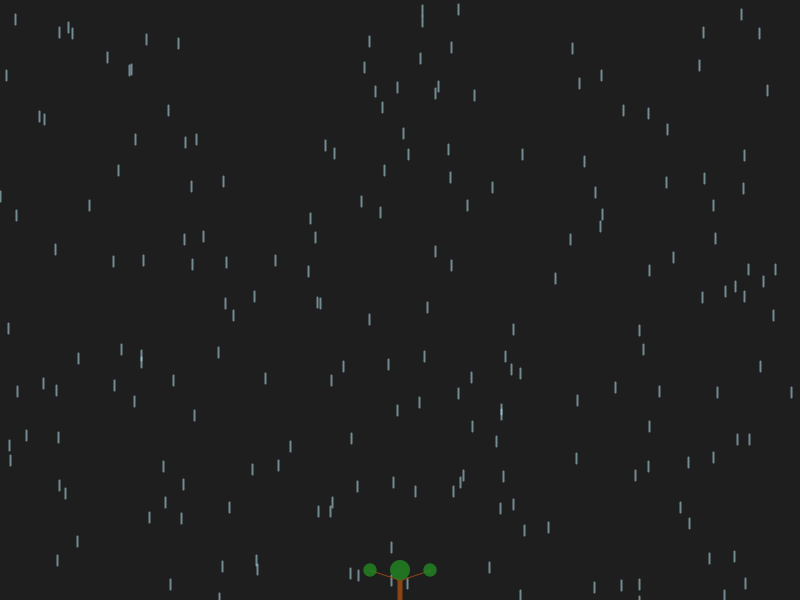
Frame 1 (no input)
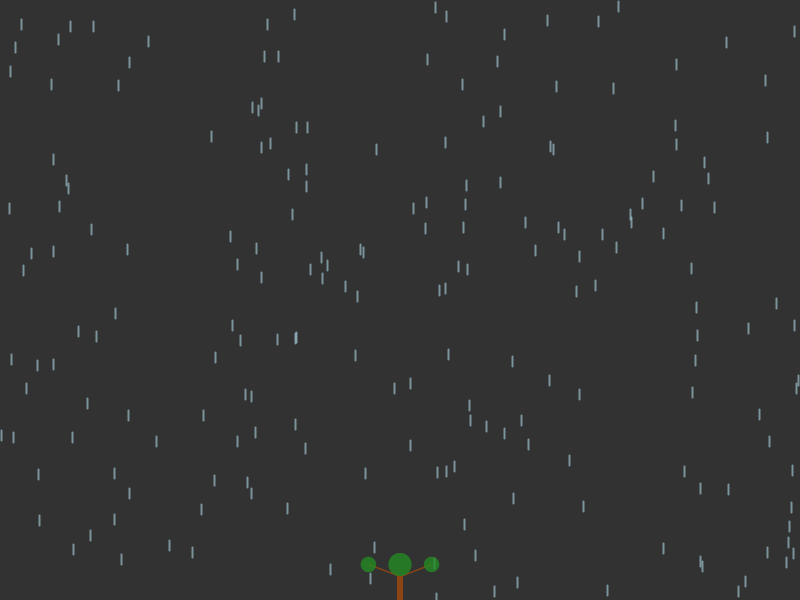
Frame 60 (the mouse pressed at the canvas centre just before this capture)
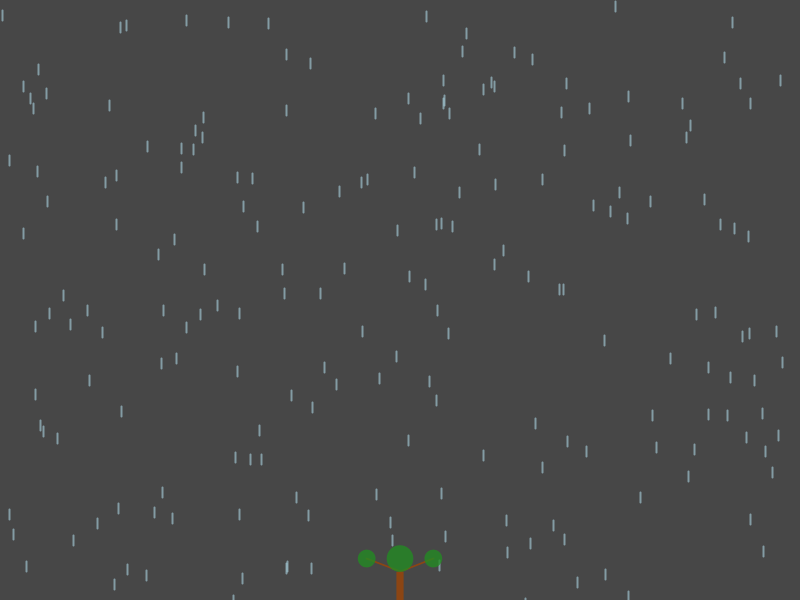
Frame 120 (the mouse held since frame 60 and released just before this capture)

The Processing sketch that drew these frames (run headless with seeded random() and noise(); from frame 60 on, the mouse is pressed at the canvas centre):

// Processing sketch: Ashmita_Gupta
// ── Ashmita_Gupta.pde
// sketch.pde
int age = 0; // Simulated age for the tree
int weatherStage = 0; // 0: Lightning/chaotic rain, 1: Calm sunny, 2: Drought
float transitionProgress = 0; // Smooth transition between weather stages
int weatherCycleCount = 0; // Count the number of completed weather cycles
boolean isGrowing = true; // Determines if the tree is still growing

void setup() {
  size(800, 600);
  frameRate(60);
}

void draw() {
  if (weatherCycleCount >= 3) {
    // End the program gracefully after 5 weather cycles
    background(135, 206, 235); // Bright blue background at the end
    drawGrass(); // Final grass patch
    drawTree(width / 2, height, 1000); // Fully grown tree
    
    // Display thank you message
    fill(255); // White text
    textAlign(CENTER, CENTER);
    textSize(32);
    text("Thank You for Watching", width / 2, height / 2 - 50);
    
    noLoop(); // Stop the program
    return;
  }

  background(0); // Clear frame

  // Draw permanent patch of grass
  drawGrass();

  // Simulate weather based on the stage
  drawWeather(weatherStage, transitionProgress);

  // Draw the tree if it's still growing
  if (isGrowing) {
    drawTree(width / 2, height, age);
  }

  // Increment growth and handle weather transitions
  if (frameCount % 4 == 0 && isGrowing) { // Slightly faster tree growth
    age += 1;
  }
  transitionProgress += 0.005;
  if (transitionProgress > 1) {
    transitionProgress = 0;
    weatherStage = (weatherStage + 1) % 3; // Cycle through weather stages
    if (weatherStage == 0) {
      weatherCycleCount++; // Increment cycle count only after completing all 3 stages
    }
  }

  // Stop tree growth after the tree fully matures
  if (age >= 1000) {
    isGrowing = false;
  }
}


void drawWeather(int stage, float progress) {
  if (stage == 0) {
    // Chaotic lightning and rain weather
    drawLightning(progress);
    drawRain();
  } else if (stage == 1) {
    // Calm sunny weather
    drawSunnySky(progress);
  } else if (stage == 2) {
    // Drought-like bright sunny condition
    drawDroughtSky(progress);
  }
}

void drawGrass() {
  // Grass permanently beneath the tree
  fill(34, 139, 34); // Grass green color
  noStroke();
  rect(0, height - 50, width, 50); // Grass patch

  // Draw visible blades of grass
  stroke(0, 100, 0);
  for (int i = 0; i < width; i += 10) {
    float bladeHeight = random(20, 40);
    line(i, height - 50, i, height - 50 - bladeHeight);
  }
}

void drawLightning(float progress) {
  // Transition to grayish background
  float bgColor = lerp(30, 100, progress);
  background(bgColor);
  
  // Random flashes of lightning
  if (random(1) < 0.1) {
    stroke(255, 255, 255, random(100, 255));
    strokeWeight(3);
    float startX = random(width);
    float startY = 0;
    for (int i = 0; i < 5; i++) {
      float endX = startX + random(-30, 30);
      float endY = startY + random(30, 50);
      line(startX, startY, endX, endY);
      startX = endX;
      startY = endY;
    }
  }
}

void drawRain() {
  // Falling rain
  stroke(173, 216, 230, 150); // Light blue rain color
  strokeWeight(2);
  for (int i = 0; i < 200; i++) {
    float x = random(width);
    float y = random(height);
    line(x, y, x, y + 10); // Small rain streaks
  }
}

void drawSunnySky(float progress) {
  // Transition to blue sky with sun
  for (int y = 0; y < height; y++) {
    float colorLerp = map(y, 0, height, 0, 1);
    stroke(lerpColor(color(135, 206, 235), color(255, 255, 255), colorLerp));
    line(0, y, width, y);
  }
  
  // Draw the sun
  float sunSize = lerp(50, 80, progress);
  noStroke();
  fill(255, 204, 0);
  ellipse(width - 100, 100, sunSize, sunSize);

  // Draw clouds
  fill(255, 255, 255, 200);
  for (int i = 0; i < 3; i++) {
    float cloudX = lerp(-200, width, progress) + i * 150;
    ellipse(cloudX, 150, 100, 50);
    ellipse(cloudX + 50, 140, 70, 40);
    ellipse(cloudX - 50, 140, 70, 40);
  }
}

void drawDroughtSky(float progress) {
  // Transition to bright golden background
  for (int y = 0; y < height; y++) {
    float colorLerp = map(y, 0, height, 0, 1);
    stroke(lerpColor(color(255, 204, 0), color(255, 255, 102), colorLerp));
    line(0, y, width, y);
  }
  
  // Draw brighter sun
  float sunSize = lerp(80, 100, progress);
  noStroke();
  fill(255, 255, 102);
  ellipse(width - 100, 100, sunSize, sunSize);
}

void drawTree(float x, float y, int age) {
  // Trunk growth
  float trunkHeight = map(age, 0, 1000, 20, 300); // Slowly grows to 300 px tall
  float trunkWidth = map(age, 0, 1000, 5, 80);    // Trunk widens as it grows
  
  fill(139, 69, 19); // Brown trunk color
  noStroke();
  rect(x - trunkWidth / 2, y - trunkHeight, trunkWidth, trunkHeight); // Draw trunk

  // Leaves growth
  float leafSize = map(age, 0, 1000, 20, 250); // Leaves grow larger
  float spread = map(age, 0, 1050, 30, 150);   // Leaves spread wider
  
  // Calculate the position where branches will start (midway on the trunk)
  float branchStartY = y - trunkHeight / 1; // Midway point of the trunk
  
  // Connect leaves to trunk with branches (starting from the middle of the trunk)
  stroke(139, 69, 19);
  strokeWeight(map(age, 0, 1000, 1, 25)); // Branches thicken as tree grows
  
  // Left branch (going up and to the left)
  line(x, branchStartY, x - spread, branchStartY - leafSize / 2);
  
  // Right branch (going up and to the right)
  line(x, branchStartY, x + spread, branchStartY - leafSize / 2);
 
   // Draw leaves (no outline for leaves)
  noStroke();  // Ensures no outline for leaves

  // Draw leaves
  fill(34, 139, 34, 200); // Green leaves with some transparency
  ellipse(x, branchStartY - leafSize / 2, leafSize, leafSize); // Center top leaves
  ellipse(x - spread, branchStartY - leafSize / 2, leafSize / 1.5, leafSize / 1.5); // Left leaves
  ellipse(x + spread, branchStartY - leafSize / 2, leafSize / 1.5, leafSize / 1.5); // Right leaves
}
